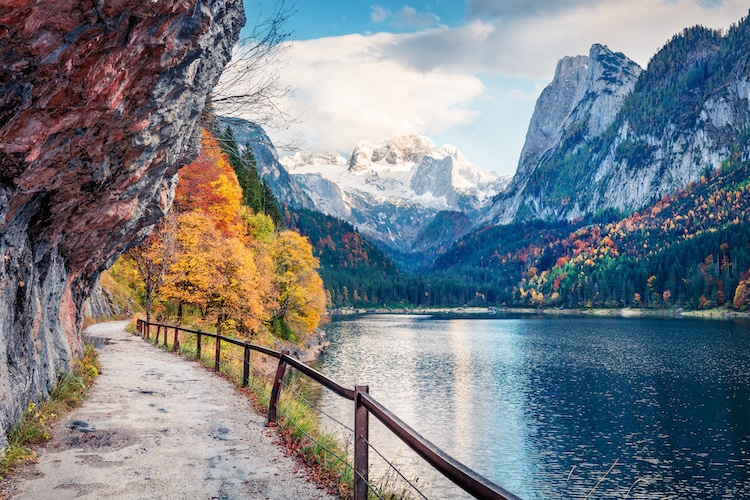
%> input picture Midterms_CPEN111/nature.jpg, 750 x 500 px
$ octave nature.m   (GNU Octave 9; MATLAB toolbox functions it lacks are replaced by stand-ins)
%> lines starting %> are read from the running program, lines starting %| are printed output that depends on the picture
clc;
clf;
clear all;
close all;

pkg load image;

a=imread('nature.jpg');
%> a is the input picture: size 500x750x3 uint8; mean R, G, B 120.6, 127.6, 134.3

img_red=a;
img_red(:,:,2)=0;
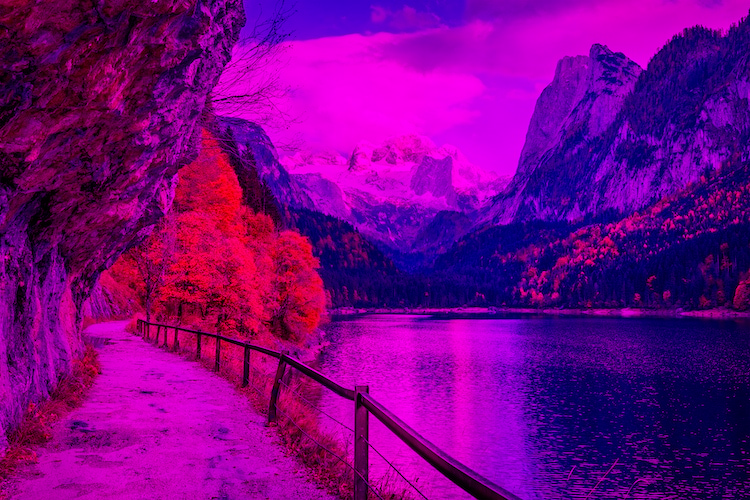
%> img_red: size 500x750x3 uint8; mean R, G, B 120.6, 0, 134.3
img_red(:,:,3)=0;
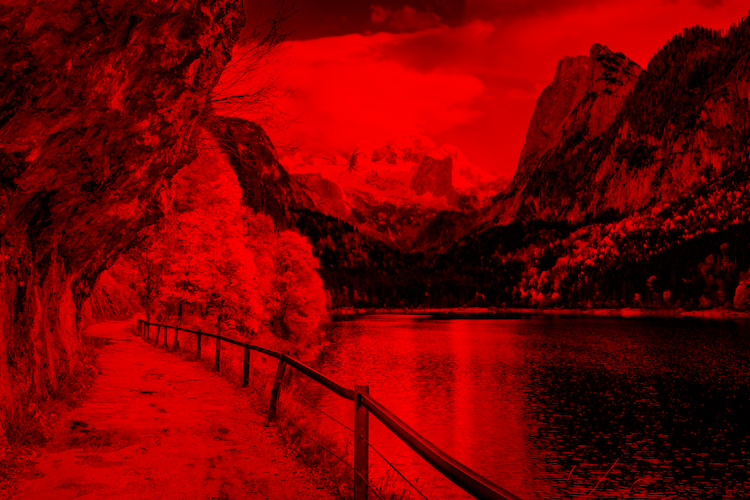
%> img_red: size 500x750x3 uint8; mean R, G, B 120.6, 0, 0

img_green=a;
img_green(:,:,1)=0;
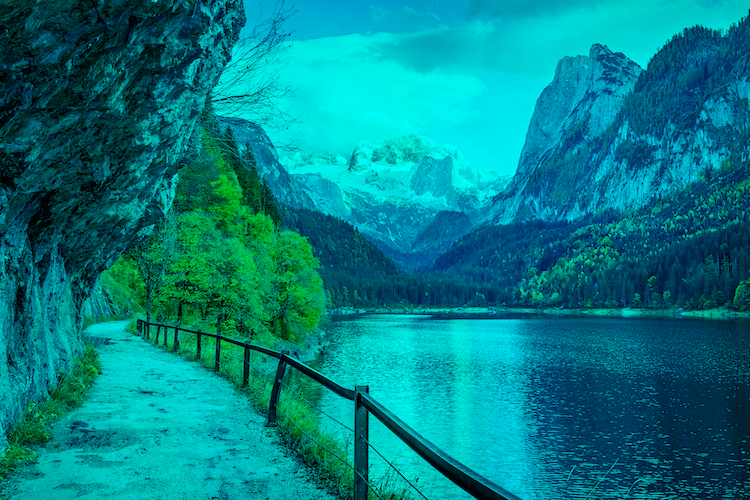
%> img_green: size 500x750x3 uint8; mean R, G, B 0, 127.6, 134.3
img_green(:,:,3)=0;
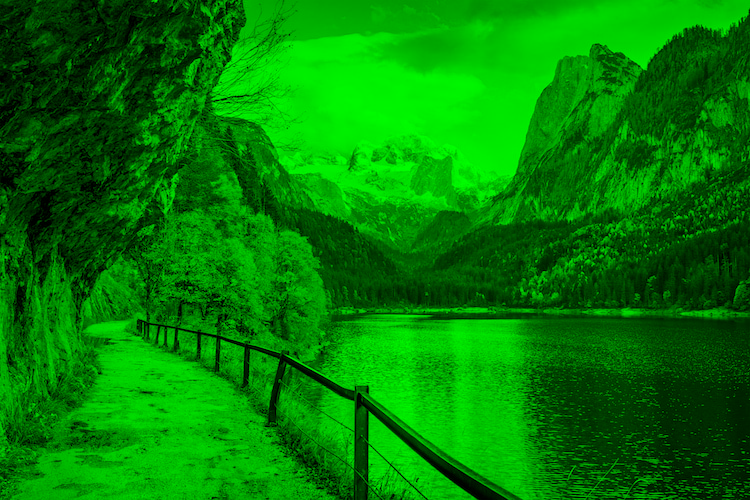
%> img_green: size 500x750x3 uint8; mean R, G, B 0, 127.6, 0

img_blue=a;
img_blue(:,:,1)=0;
img_blue(:,:,2)=0;
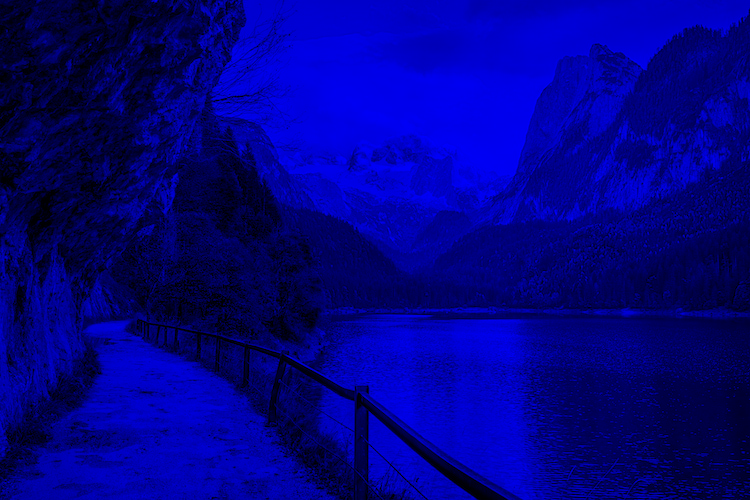
%> img_blue: size 500x750x3 uint8; mean R, G, B 0, 0, 134.3

imwrite(a,'nature.png');
imwrite(img_red,'red(nature).png');
imwrite(img_green,'green(nature).png');
imwrite(img_blue,'blue(nature).png');

subplot(2,2,1),imshow(a),title('Original Nature Image');
subplot(2,2,2),imshow(img_red),title('Red Nature Image');
subplot(2,2,3),imshow(img_green),title('Green Nature Image');
subplot(2,2,4),imshow(img_blue),title('Blue Nature Image');

$ run again, with Midterms_CPEN111/parrots.jpg copied over Midterms_CPEN111/nature.jpg
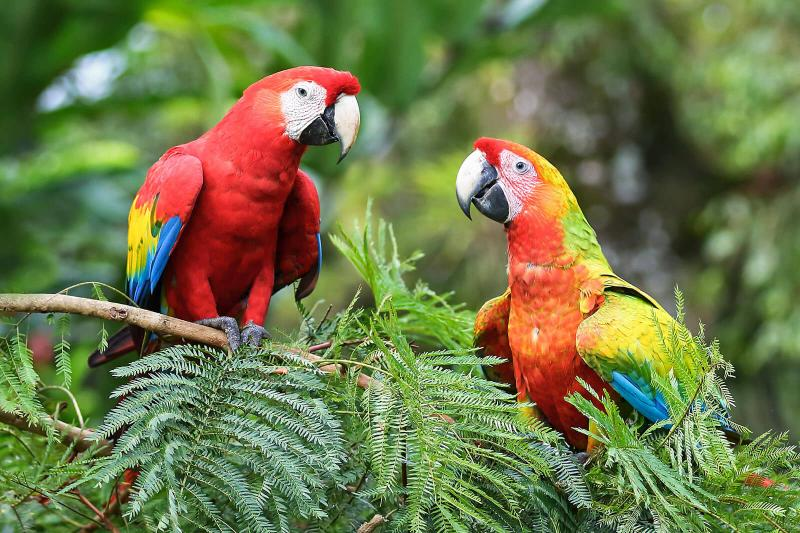
%> input picture Midterms_CPEN111/parrots.jpg, 800 x 533 px
%> a is the input picture: size 533x800x3 uint8; mean R, G, B 111.1, 120.1, 73.5
%> `img_green(:,:,3)=0;`:
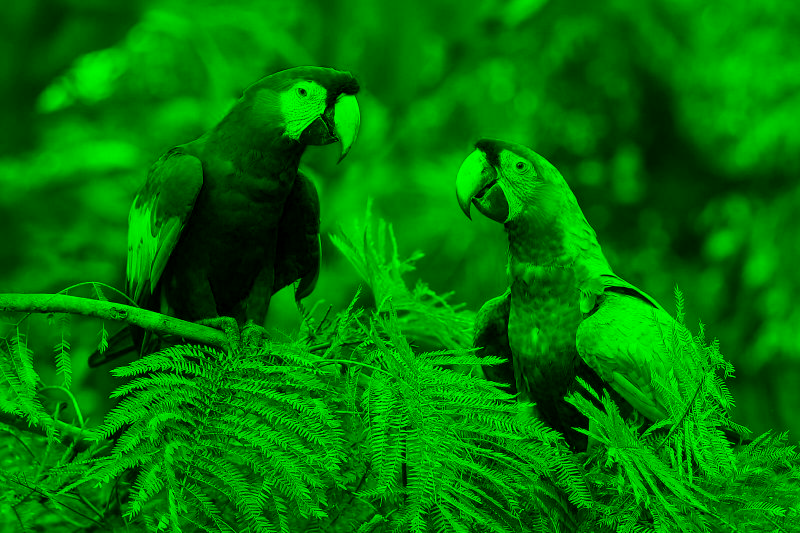
%> img_green: size 533x800x3 uint8; mean R, G, B 0, 120.1, 0
%> `img_blue(:,:,2)=0;`:
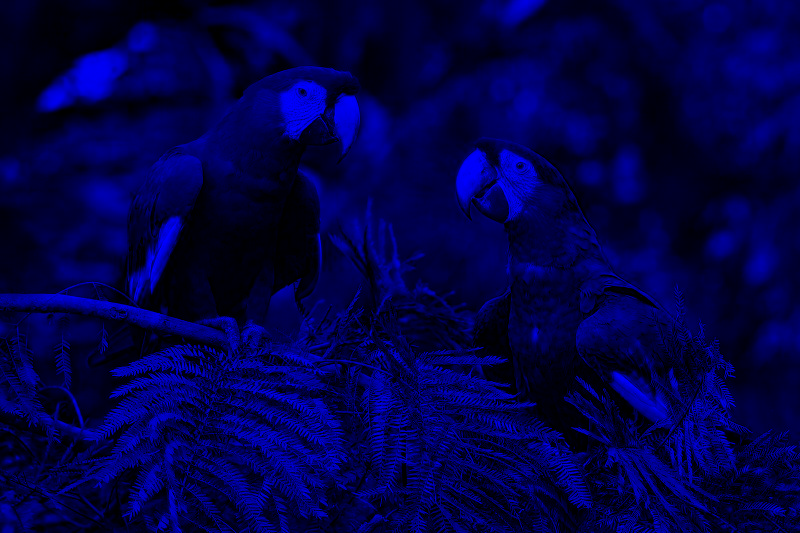
%> img_blue: size 533x800x3 uint8; mean R, G, B 0, 0, 73.5
